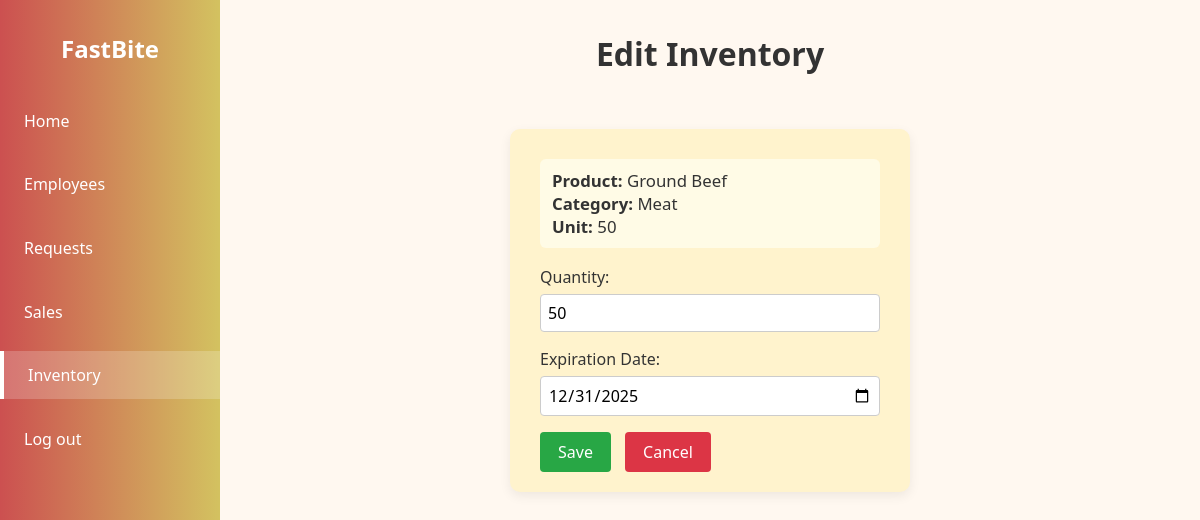
Page /edit-inventory.php?id=1 (signed in) on the committed database.
### tables this page shows
CREATE TABLE `inventory` (
  `Inventory_ID` int(11) NOT NULL,
  `Product_ID` int(11) NOT NULL,
  `Quantity` int(11) NOT NULL,
  `Stock_Status` varchar(255) NOT NULL,
  `Last_Updated` date NOT NULL
);

CREATE TABLE `products` (
  `Product_ID` int(11) NOT NULL,
  `Product_Name` varchar(255) NOT NULL,
  `Description` varchar(255) NOT NULL,
  `Unit` int(11) NOT NULL,
  `Category` varchar(255) NOT NULL,
  `Product_Status` varchar(255) NOT NULL,
  `Expiration_Date` date NOT NULL
);

### edit-inventory.php (the view, shortened to what this page needs)
<?php
include('includes/config.php');
$inventory_id = $_GET['id'];
$sql = "SELECT
            i.Inventory_ID,
            i.Quantity,
            i.Last_Updated,
            p.Product_Name,
            p.Unit,
            p.Category,
            p.Expiration_Date
        FROM inventory i
        LEFT JOIN products p ON i.Product_ID = p.Product_ID
        WHERE i.Inventory_ID = :inventory_id";
$stmt = $dbh->prepare($sql);
$stmt->execute([':inventory_id' => $inventory_id]);
$item = $stmt->fetch(PDO::FETCH_ASSOC);
?>
<!DOCTYPE html>
<html lang="en">
<head>
</head>
<body>
  <div class="sidebar">
    <h2>FastBite</h2>
    <ul>
      <li><a href="admin-dashboard.php">Home</a></li>
      <li><a href="employee-database.php">Employees</a></li>
      <li><a href="requests.php">Requests</a></li>
      <li><a href="sales-report.php">Sales</a></li>
      <li><a href="inventory-report.php" class="active">Inventory</a></li>
      <li><a href="logout.php">Log out</a></li>
    </ul>
  </div>
  <div class="main-content">
    <h1>Edit Inventory</h1>
    <div class="edit-form-container">
      <div class="info">
        <strong>Product:</strong> <?= htmlspecialchars($item['Product_Name']) ?><br>
        <strong>Category:</strong> <?= htmlspecialchars($item['Category']) ?><br>
        <strong>Unit:</strong> <?= htmlspecialchars($item['Unit']) ?>
      </div>
      <form method="post">
        <label>Quantity:</label>
        <input type="number" name="quantity" value="<?= htmlspecialchars($item['Quantity']) ?>" min="0" required>
        <label>Expiration Date:</label>
        <input type="date" name="expiration_date" value="<?= htmlspecialchars($item['Expiration_Date']) ?>">
        <button type="submit" name="edit-inventory" class="btn">Save</button>
        <a href="inventory-report.php" class="btn-cancel">Cancel</a>
      </form>
    </div>
  </div>
</body>
</html>

### edit-inventory.php (style rules this page uses)
:root { --sidebar-width: 220px; --primary: #cc5050; --secondary: #d3c260; --bg-light: #fff8f0; --text-dark: #333; }
* { box-sizing: border-box; margin: 0; padding: 0; font-family: "Segoe UI", sans-serif; }
body { display: flex; background-color: var(--bg-light); min-height: 100vh; }
.sidebar { width: var(--sidebar-width); background: linear-gradient(to right, var(--primary), var(--secondary)); color: white; padding-top: 2rem; position: fixed; top: 0; bottom: 0; left: 0; }
.sidebar h2 { text-align: center; margin-bottom: 2rem; font-size: 1.5rem; }
.sidebar ul { list-style: none; padding: 0; }
.sidebar ul li { margin: 1rem 0; }
.sidebar ul li a { color: white; text-decoration: none; padding: 0.8rem 1.5rem; display: block; transition: background 0.3s; }
.sidebar ul li a:hover, .sidebar ul li a.active { background: rgba(255, 255, 255, 0.2); border-left: 4px solid white; }
.main-content { margin-left: var(--sidebar-width); padding: 2rem; flex: 1; display: flex; flex-direction: column; align-items: center; justify-content: flex-start; }
.main-content h1 { font-size: 2rem; margin-bottom: 1.5rem; color: var(--text-dark); text-align: center; }
.edit-form-container { background: #fff3cd; padding: 30px 30px 20px 30px; border-radius: 10px; box-shadow: 0 4px 12px rgba(0,0,0,0.07); max-width: 400px; width: 100%; margin-top: 30px; }
.edit-form-container label { display: block; margin-bottom: 6px; font-weight: 500; color: #333; }
.edit-form-container input[type="number"], .edit-form-container input[type="date"] { width: 100%; padding: 7px; margin-bottom: 16px; border: 1px solid #ccc; border-radius: 4px; font-size: 1rem; }
.edit-form-container .btn { background: #28a745; color: #fff; border: none; padding: 9px 18px; border-radius: 4px; font-size: 1rem; cursor: pointer; margin-right: 10px; }
.edit-form-container .btn-cancel { background: #dc3545; color: #fff; text-decoration: none; padding: 9px 18px; border-radius: 4px; font-size: 1rem; border: none; cursor: pointer; }
.edit-form-container .info { margin-bottom: 18px; color: #333; font-size: 1.05rem; background: #fffbe6; padding: 10px 12px; border-radius: 6px; }

### rows in the picture
inventory: Product_ID.Product_Name "Ground Beef", Product_ID.Category "Meat", Product_ID.Unit "50", quantity "50", expiration_date "12/31/2025"
